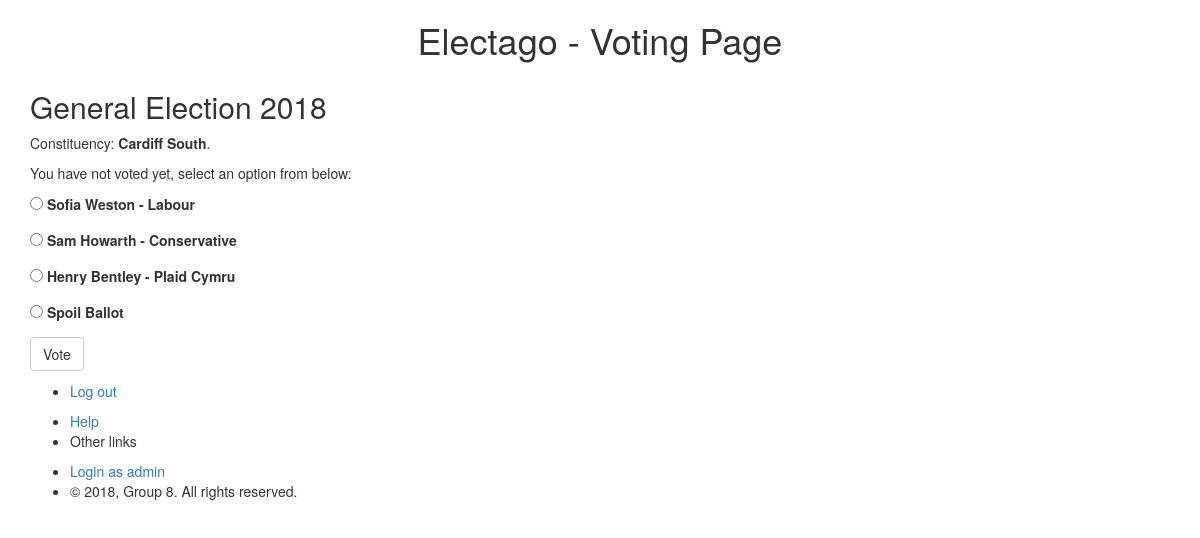
The page /pages/voting.php (signed in) on the database its author committed.
### tables this page shows
CREATE TABLE `Candidate` (
  `candidateID` int(11) NOT NULL,
  `candidateName` varchar(50) NOT NULL,
  `candidateParty` varchar(25) NOT NULL,
  `candidateArea` varchar(25) NOT NULL
);

### includes/settings.php (called while the page is built, shortened)
<?php
$local = true;
?>

### pages/voting.php (the view, shortened to what this page needs)
<?php
include('../includes/settings.php');
if ($_SESSION['hasVoted'] == 1) {
    $stringToEcho = "You have already voted. However, feel free to change your vote: ";
} else {
    $stringToEcho = "You have not voted yet, select an option from below: ";
}
global $local;
$servername = "";
$dbname = "";
$dbusername = "";
$dbpassword = "";
$table = "Candidate";
$userConstituency = $_SESSION['constituency'];
if ($local == true){
    global $lservername;
    global $ldbname;
    global $ldbusername;
    global $ldbpassword;
    $servername = $lservername;
    $dbname = $ldbname;
    $dbusername = $ldbusername;
    $dbpassword = $ldbpassword;
    $table = "candidate";
}
try{
    $conn = new PDO("mysql:host=$servername;dbname=$dbname;charset=utf8", $dbusername, $dbpassword);
    $conn->setAttribute(PDO::ATTR_EMULATE_PREPARES, false);
    $conn->setAttribute(PDO::ATTR_ERRMODE, PDO::ERRMODE_EXCEPTION);
    $sql_select = "SELECT * FROM ".$table." WHERE candidateArea=:userConstituency";
    $query = $conn->prepare($sql_select);
    $query->execute(array(':userConstituency' => $userConstituency));
    $num_rows = $query->rowCount();
    if ($num_rows > 0){
        $candidates = array();
        foreach ($query as $row) {
            $candidateID = $row['candidateID'];
            $candidateName = $row['candidateName'];
            $candidateParty = $row['candidateParty'];
            $thisCandidate = array($candidateID, $candidateName, $candidateParty);
            array_push($candidates, $thisCandidate);
        }
    }
    else{
        $_SESSION['error'] = "Couldn't fetch results, check debug section of settings.php";
        redirect('../index.php');
    }
}
catch(PDOException $e){
    echo $sql . "<br>" . $e->getMessage();
}
?>
<!DOCTYPE html>
<html lang="en">
<head>
	<link rel="stylesheet" href="https://maxcdn.bootstrapcdn.com/bootstrap/3.3.7/css/bootstrap.min.css">
</head>
<body>
	<div class="container-fluid">
	<header class="container-fluid text-center">
	<h1>Electago - Voting Page</h1>
	</header>
<div class="container">
	<form action="voted.php" method="post">
		<h2>General Election 2018</h2>
		<p> Constituency: <b><?php echo$userConstituency;?></b>.</p>
        <p> <?php echo $stringToEcho ?> </p>
        <?php for ($x = 0; $x < $num_rows; $x++) {
            echo"<input type='radio' id='radio' name='radio' value='" . $candidates[$x][0] . "'> <label for='Choice".$x."'>" . $candidates[$x][1] ." - ". $candidates[$x][2] . "</label><p><p>";
        }?>
        <input type='radio' id='radio' name='radio' value='0'> <label for='ChoiceSpoil'>Spoil Ballot</label><p><p>
		<input type="submit" class="btn btn-default" value="Vote" autofocus>
	</form>
</div>
<footer class="container-fluid text-left">
	<ul>
        <li><a href="../includes/logout.php"><p>Log out</p></a></li>
		<li><a href="#">Help</a></li>
		<li><p>Other links</p></li>
		<li><a href="#">Login as admin</a></li>
		<li><p> &copy; 2018, Group 8. All rights reserved.</p></li>
	</ul>
</footer>
</html>

### rows shown on the page
candidate: candidateName "Sofia Weston", candidateParty "Labour"
candidate: candidateName "Sam Howarth", candidateParty "Conservative"
candidate: candidateName "Henry Bentley", candidateParty "Plaid Cymru"

### other values the page prints
$userConstituency "Cardiff South"
$stringToEcho "You have not voted yet, select an option from below:"
